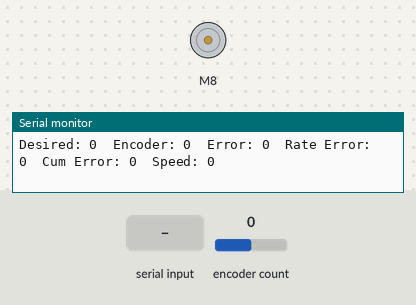
Simulated run of this sketch. Board: Arduino Uno, built with avr-gcc and run on an emulated ATmega328P. On the bench: DC motor (green arrow = forward, orange = backward, longer = faster), the last lines printed to the serial monitor. Inputs (shaded band) come from the test bench; at power-on: encoder count 0.

Above: at 1.2 s.
1.3 s: "<M,45>" received over Serial
At 2.3 s:
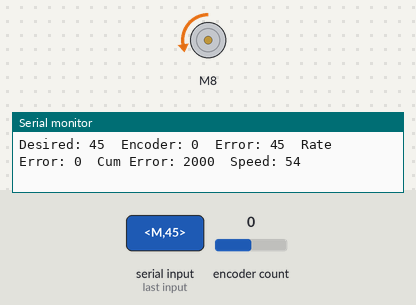
3.2 s: encoder count set to 4
At 4.3 s:
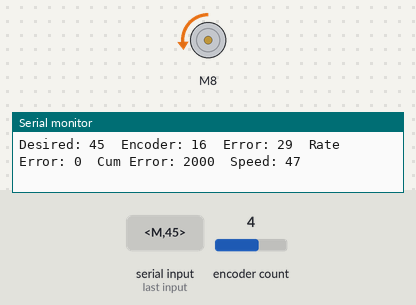
4.7 s: "<30,150,10>" received over Serial
At 5.8 s:
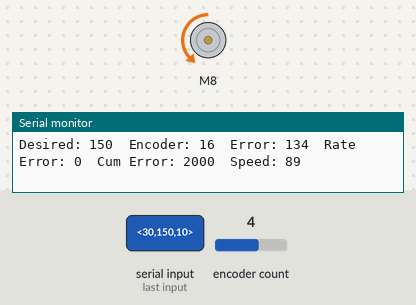
6.2 s: encoder count set to 8
At 6.6 s:
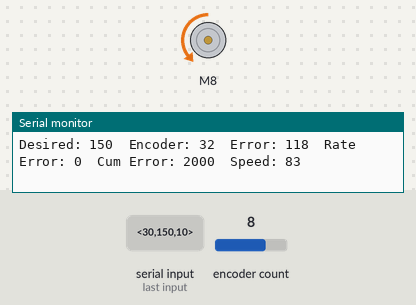
7.7 s: "<5>" received over Serial
10.7 s: "<1,90,45>" received over Serial
Timing chart, 0 to 13.7 s (numbered marks = the images above; inputs shaded):
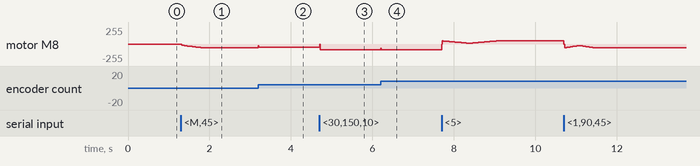

Measured:
- after the input at 1.3 s, motor M8: moves from stopped to backward 54/255 over 0.47 s, starting at once
- after the input at 3.2 s, motor M8: backward 54/255 → backward 47/255 at once
- after the input at 4.7 s, motor M8: backward 47/255 → backward 89/255 at once
- after the input at 6.2 s, motor M8: backward 89/255 → backward 83/255 at once

The sketch:

Robot_Arm_Controller3.ino
```cpp
// Library
#include <Encoder.h>
#include <L298N.h>

// PID Control
double kp = 0.4;
double kd = 1.2;
double ki = 0.018;

// Pin Assignment
int m_ena_1 = 9;
int m_in1_1 = 8;
int m_in2_1 = 7;
int e_en2 = 6;
int e_en1 = 5;

// Object Declaration
L298N motor(m_ena_1, m_in1_1, m_in2_1);
Encoder enc(e_en1, e_en2);

// PID Variables
int interval = 10;
long previousMillis = 0;
int desiredPos = 0;
long error = 0;
long prevError = 0;
long rateError = 0;
long cumError = 0;
// bool moved = false;

// Variables for Serial Communication
const byte numChars = 32;
char receivedChars[numChars];
char tempChars[numChars]; // temporary array for use when parsing
boolean newData = false;

// Variables to hold the Parsed Data
char command[numChars] = {0};
float theta_1 = 0.0;
float theta_2 = 0.0;
float theta_3 = 0.0;
float theta_4 = 0.0;

// States
enum states {
  IDLE,
  MOVE,
  STOP
};
states state;

void setup() {

  Serial.begin(115200);

  state = IDLE;
}

void loop() {

  recvWithStartEndMarkers();

  if (newData == true) {

    strcpy(tempChars, receivedChars);
        // this temporary copy is necessary to protect the original data
        //   because strtok() used in parseData() replaces the commas with \0
    parseData();
    showParsedData();
    newData = false;
  }

  switch(state) {

    case IDLE:

      moveTo(0);
      break;

    case MOVE:

      // moveTo(theta_1 * 2800 / 360);
      moveTo(theta_1);
      break;

    case STOP:

      stop();
      break;
  }
}

void moveTo(float pos){

  desiredPos = pos;

  unsigned long currentMillis = millis();
  long currEnc = enc.read();
  // float currDeg = currEnc / 2800.0 * 360.0;
  // while (currDeg <= -360) currDeg += 360.0;
  // while (currDeg >= 360) currDeg -= 360.0;

  if(currentMillis - previousMillis > interval){

    error = desiredPos - currEnc;
    rateError = error - prevError;
    cumError = cumError + error;
    if (cumError > 2000) cumError = 2000;
    if (cumError < -2000) cumError = -2000;

    int speed = kp * abs(error);
    if (speed > 70) speed = 70;
    speed = speed - kd * abs(rateError) + ki * abs(cumError);

    if (speed > 100) speed = 100;
    if (speed < 0) speed = 0;

    if(error > 0){
      motor.setSpeed(speed);
      motor.backward();
    }
    else{
      motor.setSpeed(speed);
      motor.forward();
    }

    Serial.print("Desired: ");
    Serial.print(desiredPos);
    Serial.print("\tEncoder: ");
    Serial.print(currEnc);
    // Serial.print("\tPosition: ");
    // Serial.print(currDeg);
    Serial.print("\tError: ");
    Serial.print(error);
    Serial.print("\tRate Error: ");
    Serial.print(rateError);
    Serial.print("\tCum Error: ");
    Serial.print(cumError);
    Serial.print("\tSpeed: ");
    Serial.println(speed);

    previousMillis = currentMillis;
    prevError = error;
  }


}

void stop(){

  long currEnc = enc.read();
  unsigned long currentMillis = millis();

  float currDeg = currEnc / 2800.0 * 360.0;
  while (currDeg <= -360) currDeg += 360.0;
  while (currDeg >= 360) currDeg -= 360.0;

  if(currentMillis - previousMillis > interval){

    previousMillis = currentMillis;
    motor.setSpeed(0);
    motor.forward();

    Serial.print("Encoder Value: ");
    Serial.print(currEnc);
    Serial.print("\tPosition: ");
    Serial.println(currDeg);
  }
}

void recvWithStartEndMarkers() {

  static boolean recvInProgress = false;
  static byte ndx = 0;
  char startMarker = '<';
  char endMarker = '>';
  char rc;

  while (Serial.available() > 0 && newData == false) {

    rc = Serial.read();

    if (recvInProgress == true) {
      if (rc != endMarker) {
        receivedChars[ndx] = rc;
        ndx++;
        if (ndx >= numChars) {
          ndx = numChars - 1;
        }
      }
      else {
        receivedChars[ndx] = '\0'; // terminate the string
        recvInProgress = false;
        ndx = 0;
        newData = true;
      }
    }

    else if (rc == startMarker) {
      recvInProgress = true;
    }
  }
}

void parseData() {      // split the data into its parts

  char * strtokIndx; // this is used by strtok() as an index

  strtokIndx = strtok(tempChars,",");      // get the first part - the string
  strcpy(command, strtokIndx); // copy it to command

  strtokIndx = strtok(NULL, ","); // this continues where the previous call left off
  theta_1 = atoi(strtokIndx);     // convert this part to an float

  strtokIndx = strtok(NULL, ",");
  theta_2 = atof(strtokIndx);     // convert this part to a float

  strtokIndx = strtok(NULL, ","); // this continues where the previous call left off
  theta_3 = atoi(strtokIndx);     // convert this part to an integer

  strtokIndx = strtok(NULL, ",");
  theta_4 = atof(strtokIndx);     // convert this part to a float
}

void showParsedData() {

  if (command[0] == 'M') {

    Serial.print("Command: ");
    Serial.println(command);
    Serial.print("Theta 1: ");
    Serial.println(theta_1);
    Serial.print("Theta 2: ");
    Serial.println(theta_2);
    Serial.print("Theta 3: ");
    Serial.println(theta_3);
    Serial.print("Theta 4: ");
    Serial.println(theta_4);

    state = MOVE;

    Serial.println("State: MOVE");
  }
  else if (command[0] == 'S'){

    Serial.print("Command: ");
    Serial.println(command);

    state = STOP;

    Serial.println("State: STOP");
  }
  else if (command[0] == 'I'){

    Serial.print("Command: ");
    Serial.println(command);

    state = IDLE;

    Serial.println("State: IDLE");
  }
}
```
